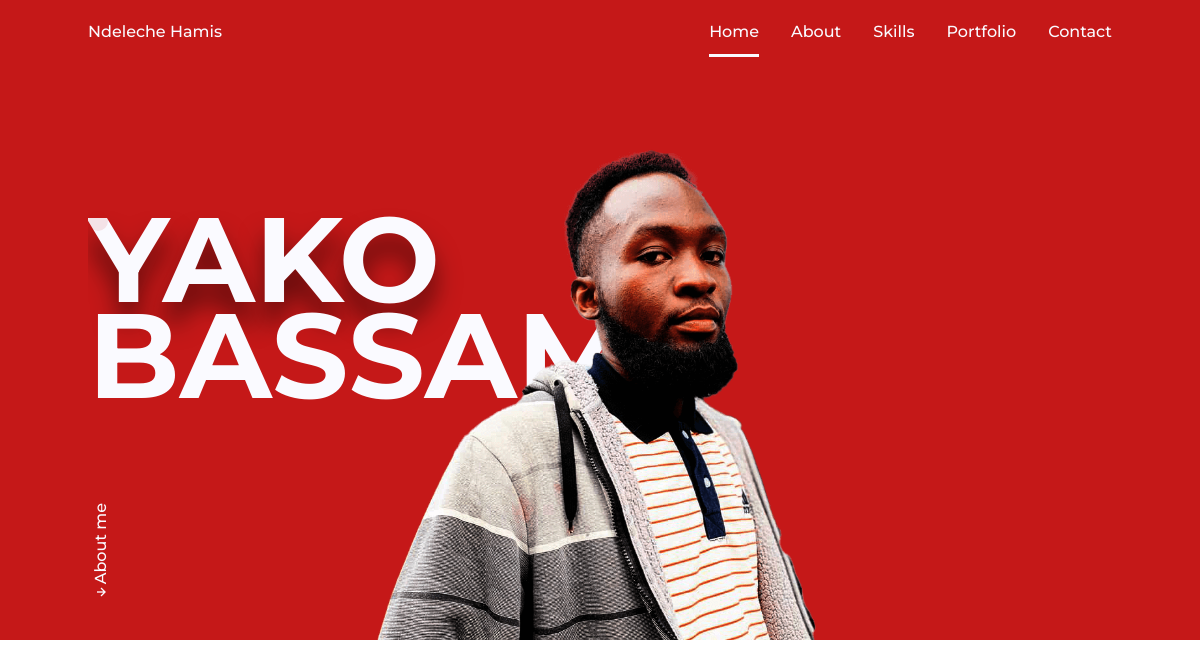
The page / on the database its author committed.
### ndeleche/models.py (models this page shows, shortened)
class Home(models.Model):
    name = models.CharField(max_length=20)
    greetings_1 = models.CharField(max_length=20)
    greetings_2 = models.CharField(max_length=20)
    picture = models.ImageField(upload_to='picture/')
    updated = models.DateTimeField(auto_now=True)

### ndeleche/views.py (the view)
# urls.py: path('', views.index, name='index'),
def index(request):
    home = Home.objects.latest('updated')
    portifolios = Portifolio.objects.all()
    context = {
        'home': home,
        'portifolios': portifolios
    }
    return render(request, 'index.html', context)

### ndeleche/templates/index.html (shortened to what this page needs)
{% extends 'main.html' %}
{% load static %}
{% block content %}
     {% include 'home.html' %}
    {% endblock %}

### ndeleche/templates/main.html (shortened to what this page needs)
{% load static %}
<!DOCTYPE html>
    <html lang="en">
    <head>
        <link rel="stylesheet" href="{% static 'assets/css/styles.css' %}">
        <link rel="stylesheet" href="{% static 'assets/css/cv.css' %}">
        <link href='https://cdn.jsdelivr.net/npm/boxicons@2.0.5/css/boxicons.min.css' rel='stylesheet'>
    </head>
    <body>
        <header class="l-header">
            <nav class="nav bd-grid">
                <div>
                    <a href="{% url 'index' %}" class="nav__logo">{{ home.name}}</a>
                </div>
                <div class="nav__menu" id="nav-menu">
                    <ul class="nav__list">
                        <li class="nav__item"><a href="{% url 'index' %}" class="nav__link active">Home</a></li>
                        <li class="nav__item"><a href=" {% url 'about' %}" class="nav__link">About</a></li>
                        <li class="nav__item"><a href=" {% url 'skills' %} "class="nav__link">Skills</a></li>
                        <li class="nav__item"><a href=" {% url 'folio' %}" class="nav__link">Portfolio</a></li>
                        <li class="nav__item"><a href="{% url 'contact' %}" class="nav__link">Contact</a></li>
                    </ul>
                </div>
            </nav>
        </header>
        <main class="l-main">
        {% block content %}{% endblock %}
        </main>
    </body>
</html>

### ndeleche/templates/home.html
{% load static %}
<link rel="stylesheet" href="{% static 'assets/css/animate.css' %}">
<section class="home" id="home">
    <div class="home__container bd-grid">
        <h1 class="home__title"><span>{{ home.greetings_1 }}</span><br>{{ home.greetings_2 }}</h1>
        <div class="home__scroll">
            <a href="{% url 'about' %}" class="home__scroll-link"><i class='bx bx-left-arrow-alt'></i>About me</a>
        </div>
        <img src="{{ home.picture.url }}" alt="" class="home__img">
    </div>
</section>

### ndeleche/static/assets/css/styles.css (style rules this page uses)
:root { --header-height: 3rem; --font-medium: 500; }
:root { --first-color: #c51818; --white-color: #FAFAFF; --dark-color: #2A3B47; --text-color: #697477; }
:root { --body-font: tahoma, 'Montserrat', sans-serif; --big-font-size: 6.25rem; --h2-font-size: 1.25rem; --normal-font-size: .938rem; --small-font-size: .813rem; }
@media screen and (min-width: 768px) { :root { --big-font-size: 7.5rem; --h2-font-size: 2rem; --normal-font-size: 1rem; --small-font-size: .875rem; } }
:root { --mb-1: .5rem; --mb-2: 1rem; --mb-3: 1.5rem; --mb-4: 2rem; }
:root { --z-fixed: 100; }
*,::before,::after { box-sizing: border-box; }
html { scroll-behavior: smooth; }
body { margin: var(--header-height) 0 0 0; font-family: var(--body-font); font-size: var(--normal-font-size); font-weight: var(--font-medium); color: var(--text-color); line-height: 1.6; }
h1,h2,p { margin: 0; }
ul { margin: 0; padding: 0; list-style: none; }
a { text-decoration: none; color: var(--text-color); }
img { max-width: 100%; height: auto; display: block; }
.bd-grid { max-width: 1024px; display: grid; grid-template-columns: 100%; grid-column-gap: 2rem; width: calc(100% - 2rem); margin-left: var(--mb-2); margin-right: var(--mb-2); }
.l-header { width: 100%; position: fixed; top: 0; left: 0; z-index: var(--z-fixed); background-color: var(--first-color); }
.nav { height: var(--header-height); display: flex; justify-content: space-between; align-items: center; }
.nav__item { margin-bottom: var(--mb-4); }
.nav__link { position: relative; color: var(--dark-color); }
.nav__logo { color: var(--white-color); }
.active::after { position: absolute; content: ""; width: 100%; height: .18rem; left: 0; top: 2rem; background-color: var(--first-color); }
.home { position: relative; background-color: var(--first-color); overflow: hidden; }
.home__container { height: calc(100vh - var(--header-height)); row-gap: 5rem; }
.home__title { align-self: flex-end; font-size: var(--big-font-size); color: var(--white-color); line-height: .8; }
.home__title span { text-shadow: 0 20px 25px rgba(0,0,0,.5); }
.home__scroll { align-self: flex-end; padding-bottom: var(--mb-4); }
.home__scroll-link { writing-mode: vertical-lr; transform: rotate(-180deg); color: var(--white-color); }
.home__img { position: absolute; right: 0; bottom: 0; width: 295px; }
@media screen and (min-width: 768px) { body { margin: 0; } }
@media screen and (min-width: 768px) { .nav { height: calc(var(--header-height) + 1rem); } }
@media screen and (min-width: 768px) { .nav__list { display: flex; } }
@media screen and (min-width: 768px) { .nav__item { margin-left: var(--mb-4); margin-bottom: 0; } }
@media screen and (min-width: 768px) { .nav__link { color: var(--white-color); } }
@media screen and (min-width: 768px) { .active::after { background-color: var(--white-color); } }
@media screen and (min-width: 768px) { .home__container { height: 100vh; grid-template-rows: 1.7fr 1fr; row-gap: 0; } }
@media screen and (min-width: 768px) { .home__img { width: 524px; right: 10%; } }
@media screen and (min-width: 1024px) { .bd-grid { margin-left: auto; margin-right: auto; } }
@media screen and (min-height: 721px) { .home__container { height: 640px; } }
@media screen and (min-height: 721px) { .home__img { width: 500px; right: 24%; } }

### rows shown on the page
Home: name "Ndeleche Hamis", greetings_1 "YAKO", greetings_2 "BASSAM", picture (picture)
